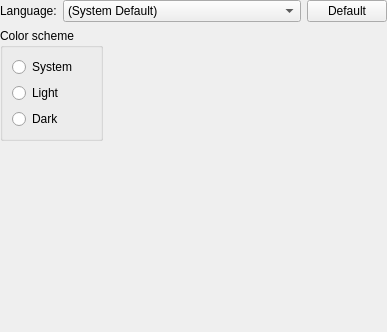
<?xml version="1.0" encoding="UTF-8"?>
<ui version="4.0">
 <class>PreferencesGeneral</class>
 <widget class="QWidget" name="PreferencesGeneral">
  <property name="geometry">
   <rect>
    <x>0</x>
    <y>0</y>
    <width>387</width>
    <height>332</height>
   </rect>
  </property>
  <property name="windowTitle">
   <string>Form</string>
  </property>
  <layout class="QVBoxLayout" name="verticalLayout">
   <property name="leftMargin">
    <number>0</number>
   </property>
   <property name="topMargin">
    <number>0</number>
   </property>
   <property name="rightMargin">
    <number>0</number>
   </property>
   <property name="bottomMargin">
    <number>0</number>
   </property>
   <item>
    <layout class="QGridLayout" name="gridLayout">
     <item row="0" column="0">
      <widget class="QLabel" name="labelLanguage">
       <property name="text">
        <string>Language:</string>
       </property>
      </widget>
     </item>
     <item row="0" column="1">
      <widget class="QComboBox" name="comboBoxLanguage">
       <property name="sizePolicy">
        <sizepolicy hsizetype="Expanding" vsizetype="Fixed">
         <horstretch>0</horstretch>
         <verstretch>0</verstretch>
        </sizepolicy>
       </property>
       <property name="maxVisibleItems">
        <number>30</number>
       </property>
       <item>
        <property name="text">
         <string>(System Default)</string>
        </property>
       </item>
      </widget>
     </item>
     <item row="0" column="2">
      <widget class="QPushButton" name="pushButtonLanguage">
       <property name="sizePolicy">
        <sizepolicy hsizetype="Minimum" vsizetype="Fixed">
         <horstretch>0</horstretch>
         <verstretch>0</verstretch>
        </sizepolicy>
       </property>
       <property name="text">
        <string>Default</string>
       </property>
      </widget>
     </item>
     <item row="1" column="0" colspan="3">
      <layout class="QHBoxLayout" name="horizontalLayout">
       <item>
        <widget class="QGroupBox" name="groupBoxColorScheme">
         <property name="title">
          <string>Color scheme</string>
         </property>
         <layout class="QVBoxLayout" name="verticalLayoutColorScheme">
          <item>
           <widget class="QRadioButton" name="radioButtonSystem">
            <property name="text">
             <string>System</string>
            </property>
           </widget>
          </item>
          <item>
           <widget class="QRadioButton" name="radioButtonLight">
            <property name="text">
             <string>Light</string>
            </property>
           </widget>
          </item>
          <item>
           <widget class="QRadioButton" name="radioButtonDark">
            <property name="text">
             <string>Dark</string>
            </property>
           </widget>
          </item>
         </layout>
        </widget>
       </item>
       <item>
        <spacer name="horizontalSpacer">
         <property name="orientation">
          <enum>Qt::Horizontal</enum>
         </property>
         <property name="sizeHint" stdset="0">
          <size>
           <width>40</width>
           <height>20</height>
          </size>
         </property>
        </spacer>
       </item>
      </layout>
     </item>
    </layout>
   </item>
   <item>
    <spacer name="verticalSpacer">
     <property name="orientation">
      <enum>Qt::Vertical</enum>
     </property>
     <property name="sizeHint" stdset="0">
      <size>
       <width>20</width>
       <height>40</height>
      </size>
     </property>
    </spacer>
   </item>
  </layout>
 </widget>
 <resources/>
 <connections/>
</ui>
